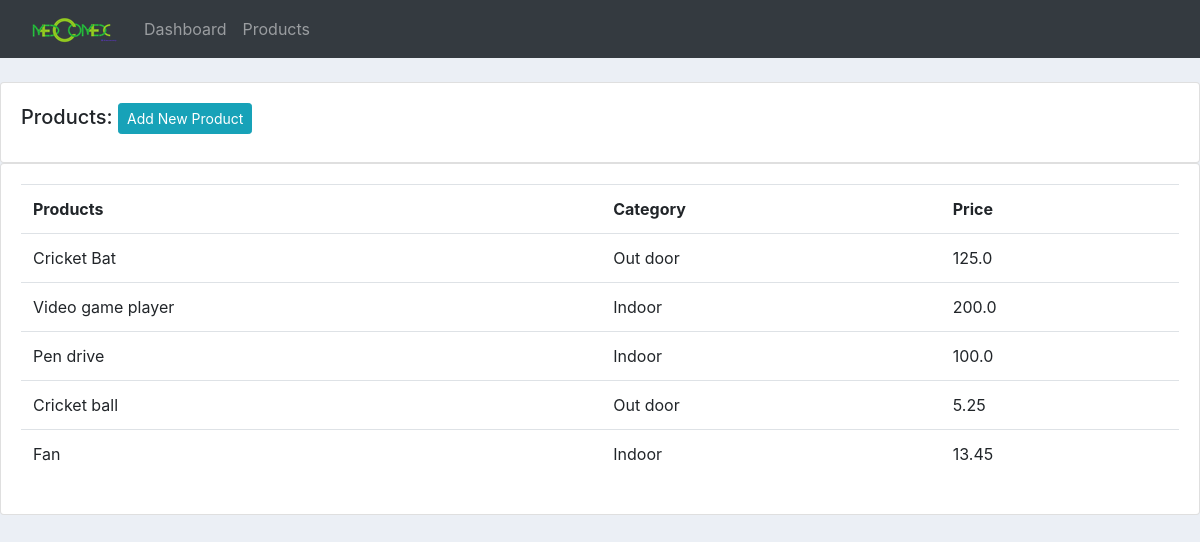
Screenshot of /products/ with the database file from the repository.
### accounts/models.py (models this page shows, shortened)
class Product(models.Model):
    CATEGORY = (
        ('Indoor', 'Indoor'),
        ('Out door', 'Out door')
    )
    name = models.CharField(max_length=200, null=True)
    price = models.FloatField(null=True)
    category = models.CharField(max_length=200, null=True, choices=CATEGORY)
    description = models.CharField(max_length=200, null=True)
    date_created = models.DateTimeField(auto_now_add=True, null=True)
    tags = models.ManyToManyField(Tag)

### accounts/views.py (the view)
# urls.py: path('products/', views.products, name='product'),
def products(request):
    products = Product.objects.all()
    prouct_form = ProductForm()
    input_tags = []
    for field in prouct_form:
        input_tags.append(field.as_widget())
    contex = {
        'products':products,
        'input_tags':input_tags,
    }
    if request.method == 'POST':
        form = ProductForm(request.POST)
        if form.is_valid():
            form.save()
    return render(request, 'accounts/products.html', contex)

### accounts/models.py (called while the page is built)
    def __str__(self):
        return self.name

### accounts/templates/accounts/products.html (shortened to what this page needs)
{% extends 'accounts/main.html' %}
{% block content %}
{% load static %}
<br>
<div class="row">
    <div class="col-md">
        <div class="card card-body">
            <h5>Products: <button class="btn btn-sm btn-info" align="right" id="create_pro">Add New Product</button></h5>
        </div>
        <div class="card card-body">
            <table class="table">
                <tr>
                    <th>Products</th>
                    <th>Category</th>
                    <th>Price</th>
                </tr>
                {% for i in products %}
                    <tr>
                        <td>{{i.name}}</td>
                        <td>{{i.category}}</td>
                        <td>{{i.price}}</td>
                    </tr>
                {% endfor %}
            </table>
        </div>
    </div>
</div>
{% endblock %}

### accounts/static/css/main.css (style rules this page uses)
body { background-color: #ebeff5; }

### rows the page displays
Product: name "Cricket Bat", category "Out door", price "125.0"
Product: name "Video game player", category "Indoor", price "200.0"
Product: name "Pen drive", category "Indoor", price "100.0"
Product: name "Cricket ball", category "Out door", price "5.25"
Product: name "Fan", category "Indoor", price "13.45"
